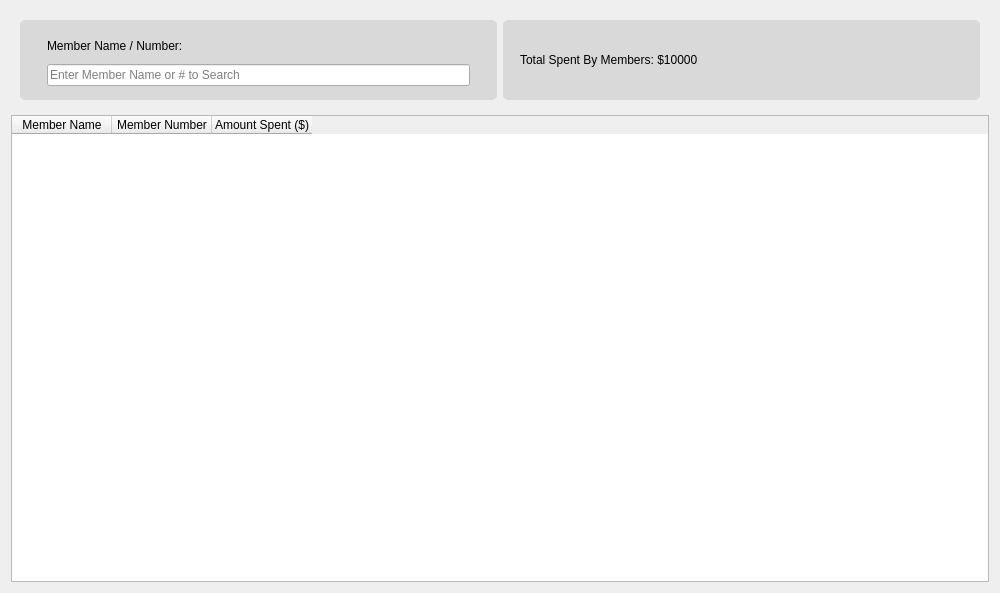
<?xml version="1.0" encoding="UTF-8"?>
<ui version="4.0">
 <class>MemberPurchases</class>
 <widget class="QWidget" name="MemberPurchases">
  <property name="geometry">
   <rect>
    <x>0</x>
    <y>0</y>
    <width>1000</width>
    <height>593</height>
   </rect>
  </property>
  <property name="windowTitle">
   <string>Form</string>
  </property>
  <layout class="QVBoxLayout" name="verticalLayout_2">
   <item>
    <widget class="QFrame" name="horizontalFrame">
     <property name="maximumSize">
      <size>
       <width>16777215</width>
       <height>100</height>
      </size>
     </property>
     <property name="styleSheet">
      <string notr="true">#lineEdit_2 {
	padding: 20px 15px;

	min-width: 83px;
	height: 40px;

	background: #D9D9D9;
	border-radius: 5px;
}

QGroupBox {
	padding: 5px 18px;

	width: 83px;
	height: 31px;

	background: #D9D9D9;
	border-radius: 5px;
}</string>
     </property>
     <layout class="QHBoxLayout" name="horizontalLayout">
      <item>
       <widget class="QGroupBox" name="groupBox">
        <property name="title">
         <string/>
        </property>
        <layout class="QVBoxLayout" name="verticalLayout">
         <item>
          <widget class="QLabel" name="label">
           <property name="text">
            <string>Member Name / Number: </string>
           </property>
          </widget>
         </item>
         <item>
          <widget class="QLineEdit" name="lineEdit">
           <property name="placeholderText">
            <string>Enter Member Name or # to Search</string>
           </property>
          </widget>
         </item>
        </layout>
       </widget>
      </item>
      <item>
       <widget class="QLineEdit" name="lineEdit_2">
        <property name="text">
         <string>Total Spent By Members: $10000</string>
        </property>
       </widget>
      </item>
     </layout>
    </widget>
   </item>
   <item>
    <widget class="QTableWidget" name="tableWidget">
     <attribute name="horizontalHeaderCascadingSectionResizes">
      <bool>false</bool>
     </attribute>
     <column>
      <property name="text">
       <string>Member Name</string>
      </property>
     </column>
     <column>
      <property name="text">
       <string>Member Number</string>
      </property>
     </column>
     <column>
      <property name="text">
       <string>Amount Spent ($)</string>
      </property>
     </column>
    </widget>
   </item>
  </layout>
 </widget>
 <resources/>
 <connections/>
</ui>
